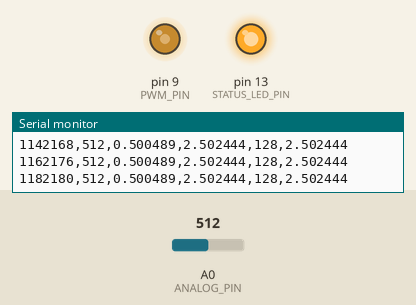
A sketch run on a simulated Arduino Uno, built with avr-gcc and run on an emulated ATmega328P. Parts: output pins drawn as LEDs (lit = HIGH), the last lines printed to the serial monitor. The inputs (shaded band) are chosen by the test bench; at power-on: A0 (ANALOG_PIN) = 512.

Above: at 1.2 s.
1.3 s: A0 (ANALOG_PIN) set to 523
At 2.4 s:
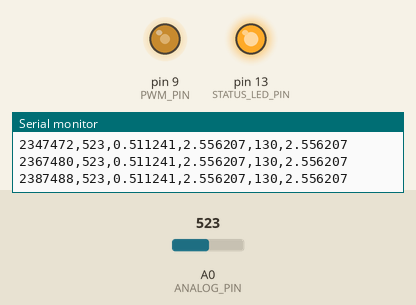
2.8 s: A0 (ANALOG_PIN) set to 511
At 3.8 s:
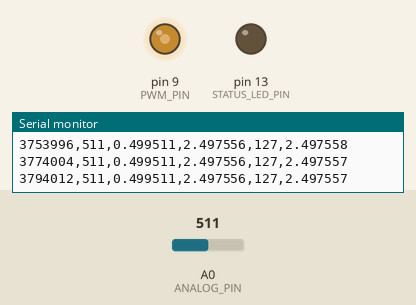
4.3 s: A0 (ANALOG_PIN) set to 122
At 5.1 s:
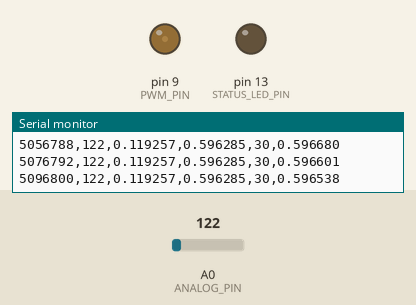
5.8 s: A0 (ANALOG_PIN) set to 0
At 6.4 s:
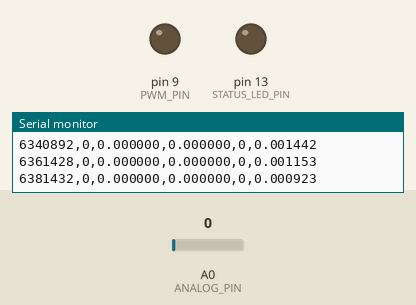
7.3 s: A0 (ANALOG_PIN) set to 4
At 8.2 s:
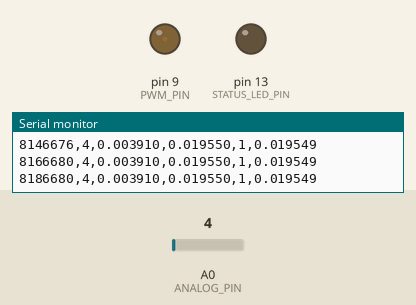
8.8 s: A0 (ANALOG_PIN) set to 900
At 9.5 s:
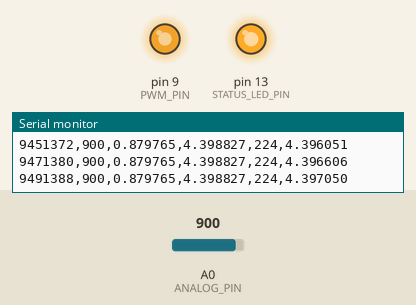
Timing chart, 0 to 11.3 s (numbered marks = the images above; inputs shaded):
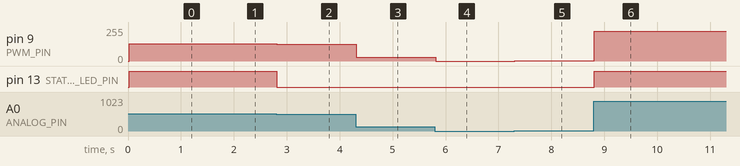

The sketch:

AnalogDAQ.ino
```cpp
// BetterBoard Bench 01 — Analog Control & Instrumentation
// Parameter overrides are injected by BetterBoard before compilation.
#ifndef BB_SAMPLE_INTERVAL_US
#define BB_SAMPLE_INTERVAL_US 20000
#endif
#ifndef BB_NOMINAL_ADC_REFERENCE_V
#define BB_NOMINAL_ADC_REFERENCE_V 5.0
#endif
#ifndef BB_ADC_MIN_COUNTS
#define BB_ADC_MIN_COUNTS 0
#endif
#ifndef BB_ADC_MAX_COUNTS
#define BB_ADC_MAX_COUNTS 1023
#endif
#ifndef BB_FILTER_ALPHA
#define BB_FILTER_ALPHA 0.20
#endif

const uint8_t ANALOG_PIN = A0;
const uint8_t PWM_PIN = 9;
const uint8_t STATUS_LED_PIN = LED_BUILTIN;
const unsigned long SAMPLE_INTERVAL_US = (unsigned long)BB_SAMPLE_INTERVAL_US;
const float NOMINAL_ADC_REFERENCE_V = (float)BB_NOMINAL_ADC_REFERENCE_V;
const int ADC_MIN_COUNTS = (int)BB_ADC_MIN_COUNTS;
const int ADC_MAX_COUNTS = (int)BB_ADC_MAX_COUNTS;
const float FILTER_ALPHA = (float)BB_FILTER_ALPHA;

unsigned long last_sample_us = 0;
float filtered_voltage_v = 0.0f;
bool filter_initialized = false;

float clamp01(float value) {
  if (value < 0.0f) return 0.0f;
  if (value > 1.0f) return 1.0f;
  return value;
}

void setup() {
  pinMode(PWM_PIN, OUTPUT);
  pinMode(STATUS_LED_PIN, OUTPUT);
  analogWrite(PWM_PIN, 0);
  digitalWrite(STATUS_LED_PIN, LOW);
  Serial.begin(115200);
}

void loop() {
  const unsigned long now = micros();
  if ((unsigned long)(now - last_sample_us) < SAMPLE_INTERVAL_US) return;
  last_sample_us = now;

  const int raw_adc = analogRead(ANALOG_PIN);
  const int span = ADC_MAX_COUNTS - ADC_MIN_COUNTS;
  const float normalized = span > 0
    ? clamp01((float)(raw_adc - ADC_MIN_COUNTS) / (float)span)
    : 0.0f;
  const float nominal_voltage_v = ((float)raw_adc / 1023.0f) * NOMINAL_ADC_REFERENCE_V;

  if (!filter_initialized) {
    filtered_voltage_v = nominal_voltage_v;
    filter_initialized = true;
  } else {
    filtered_voltage_v += FILTER_ALPHA * (nominal_voltage_v - filtered_voltage_v);
  }

  const int pwm_command = (int)(normalized * 255.0f + 0.5f);
  analogWrite(PWM_PIN, pwm_command);
  digitalWrite(STATUS_LED_PIN, normalized >= 0.5f ? HIGH : LOW);

  Serial.print(now);
  Serial.print(',');
  Serial.print(raw_adc);
  Serial.print(',');
  Serial.print(normalized, 6);
  Serial.print(',');
  Serial.print(nominal_voltage_v, 6);
  Serial.print(',');
  Serial.print(pwm_command);
  Serial.print(',');
  Serial.println(filtered_voltage_v, 6);
}
```

Measured:
- after the input at 1.3 s, pin 9 (PWM_PIN): 128/255 → 130/255 at once
- after the input at 2.8 s, pin 9 (PWM_PIN): 130/255 → 127/255 at once; pin 13 (STATUS_LED_PIN): HIGH → LOW at once
- after the input at 4.3 s, pin 9 (PWM_PIN): 127/255 → 30/255 at once
- after the input at 5.8 s, pin 9 (PWM_PIN): 30/255 → 0/255 at once
- after the input at 7.3 s, pin 9 (PWM_PIN): 0/255 → 1/255 at once
- after the input at 8.8 s, pin 9 (PWM_PIN): 1/255 → 224/255 at once; pin 13 (STATUS_LED_PIN): LOW → HIGH at once
